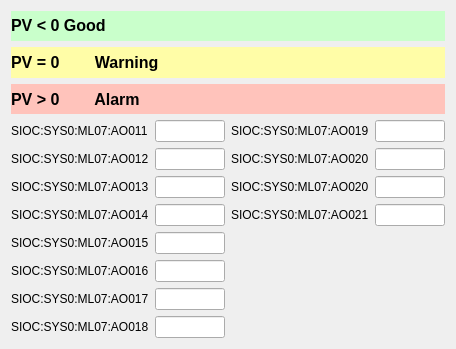
<?xml version="1.0" encoding="UTF-8"?>
<ui version="4.0">
 <class>Form</class>
 <widget class="QWidget" name="Form">
  <property name="geometry">
   <rect>
    <x>0</x>
    <y>0</y>
    <width>456</width>
    <height>349</height>
   </rect>
  </property>
  <property name="windowTitle">
   <string>Form</string>
  </property>
  <layout class="QGridLayout" name="gridLayout_2">
   <item row="4" column="0">
    <layout class="QGridLayout" name="gridLayout">
     <item row="2" column="1">
      <widget class="QLineEdit" name="inputPV2"/>
     </item>
     <item row="4" column="1">
      <widget class="QLineEdit" name="inputPV4"/>
     </item>
     <item row="7" column="1">
      <widget class="QLineEdit" name="inputPV7"/>
     </item>
     <item row="4" column="0">
      <widget class="PyDMLabel" name="cav4">
       <property name="toolTip">
        <string/>
       </property>
       <property name="text">
        <string>SIOC:SYS0:ML07:AO014</string>
       </property>
      </widget>
     </item>
     <item row="5" column="1">
      <widget class="QLineEdit" name="inputPV5"/>
     </item>
     <item row="8" column="1">
      <widget class="QLineEdit" name="inputPV8"/>
     </item>
     <item row="2" column="0">
      <widget class="PyDMLabel" name="cav2">
       <property name="toolTip">
        <string/>
       </property>
       <property name="text">
        <string>SIOC:SYS0:ML07:AO012</string>
       </property>
      </widget>
     </item>
     <item row="1" column="1">
      <widget class="QLineEdit" name="inputPV1"/>
     </item>
     <item row="1" column="0">
      <widget class="PyDMLabel" name="cav1">
       <property name="toolTip">
        <string/>
       </property>
       <property name="text">
        <string>SIOC:SYS0:ML07:AO011</string>
       </property>
      </widget>
     </item>
     <item row="3" column="1">
      <widget class="QLineEdit" name="inputPV3"/>
     </item>
     <item row="3" column="0">
      <widget class="PyDMLabel" name="cav3">
       <property name="toolTip">
        <string/>
       </property>
       <property name="text">
        <string>SIOC:SYS0:ML07:AO013</string>
       </property>
      </widget>
     </item>
     <item row="6" column="1">
      <widget class="QLineEdit" name="inputPV6"/>
     </item>
     <item row="5" column="0">
      <widget class="PyDMLabel" name="cav5">
       <property name="toolTip">
        <string/>
       </property>
       <property name="text">
        <string>SIOC:SYS0:ML07:AO015</string>
       </property>
      </widget>
     </item>
     <item row="7" column="0">
      <widget class="PyDMLabel" name="cav7">
       <property name="toolTip">
        <string/>
       </property>
       <property name="text">
        <string>SIOC:SYS0:ML07:AO017</string>
       </property>
      </widget>
     </item>
     <item row="8" column="0">
      <widget class="PyDMLabel" name="cav8">
       <property name="toolTip">
        <string/>
       </property>
       <property name="text">
        <string>SIOC:SYS0:ML07:AO018</string>
       </property>
      </widget>
     </item>
     <item row="6" column="0">
      <widget class="PyDMLabel" name="cav6">
       <property name="toolTip">
        <string/>
       </property>
       <property name="text">
        <string>SIOC:SYS0:ML07:AO016</string>
       </property>
      </widget>
     </item>
     <item row="2" column="2">
      <widget class="PyDMLabel" name="cm2cav2">
       <property name="toolTip">
        <string/>
       </property>
       <property name="text">
        <string>SIOC:SYS0:ML07:AO020</string>
       </property>
      </widget>
     </item>
     <item row="1" column="2">
      <widget class="PyDMLabel" name="cm2cav1">
       <property name="toolTip">
        <string/>
       </property>
       <property name="text">
        <string>SIOC:SYS0:ML07:AO019</string>
       </property>
      </widget>
     </item>
     <item row="3" column="2">
      <widget class="PyDMLabel" name="cm2cav3">
       <property name="toolTip">
        <string/>
       </property>
       <property name="text">
        <string>SIOC:SYS0:ML07:AO020</string>
       </property>
      </widget>
     </item>
     <item row="4" column="2">
      <widget class="PyDMLabel" name="cm2cav4">
       <property name="toolTip">
        <string/>
       </property>
       <property name="text">
        <string>SIOC:SYS0:ML07:AO021</string>
       </property>
      </widget>
     </item>
     <item row="1" column="3">
      <widget class="QLineEdit" name="cm2inputPV1"/>
     </item>
     <item row="2" column="3">
      <widget class="QLineEdit" name="cm2inputPV2"/>
     </item>
     <item row="3" column="3">
      <widget class="QLineEdit" name="cm2inputPV3"/>
     </item>
     <item row="4" column="3">
      <widget class="QLineEdit" name="cm2inputPV4"/>
     </item>
    </layout>
   </item>
   <item row="0" column="0">
    <widget class="PyDMLabel" name="PyDMLabel">
     <property name="font">
      <font>
       <pointsize>12</pointsize>
       <weight>75</weight>
       <bold>true</bold>
      </font>
     </property>
     <property name="toolTip">
      <string/>
     </property>
     <property name="styleSheet">
      <string notr="true">background-color: rgb(201, 255, 203);</string>
     </property>
     <property name="text">
      <string>PV &lt; 0        Good</string>
     </property>
    </widget>
   </item>
   <item row="1" column="0">
    <widget class="PyDMLabel" name="PyDMLabel_2">
     <property name="font">
      <font>
       <pointsize>12</pointsize>
       <weight>75</weight>
       <bold>true</bold>
      </font>
     </property>
     <property name="toolTip">
      <string/>
     </property>
     <property name="styleSheet">
      <string notr="true">background-color: rgb(255, 253, 167);</string>
     </property>
     <property name="text">
      <string>PV = 0        Warning</string>
     </property>
    </widget>
   </item>
   <item row="2" column="0">
    <widget class="PyDMLabel" name="PyDMLabel_3">
     <property name="font">
      <font>
       <pointsize>12</pointsize>
       <weight>75</weight>
       <bold>true</bold>
      </font>
     </property>
     <property name="toolTip">
      <string/>
     </property>
     <property name="styleSheet">
      <string notr="true">background-color: rgb(255, 195, 187);</string>
     </property>
     <property name="text">
      <string>PV &gt; 0        Alarm</string>
     </property>
    </widget>
   </item>
  </layout>
 </widget>
 <customwidgets>
  <customwidget>
   <class>PyDMLabel</class>
   <extends>QLabel</extends>
   <header>pydm.widgets.label</header>
  </customwidget>
 </customwidgets>
 <resources/>
 <connections/>
</ui>
